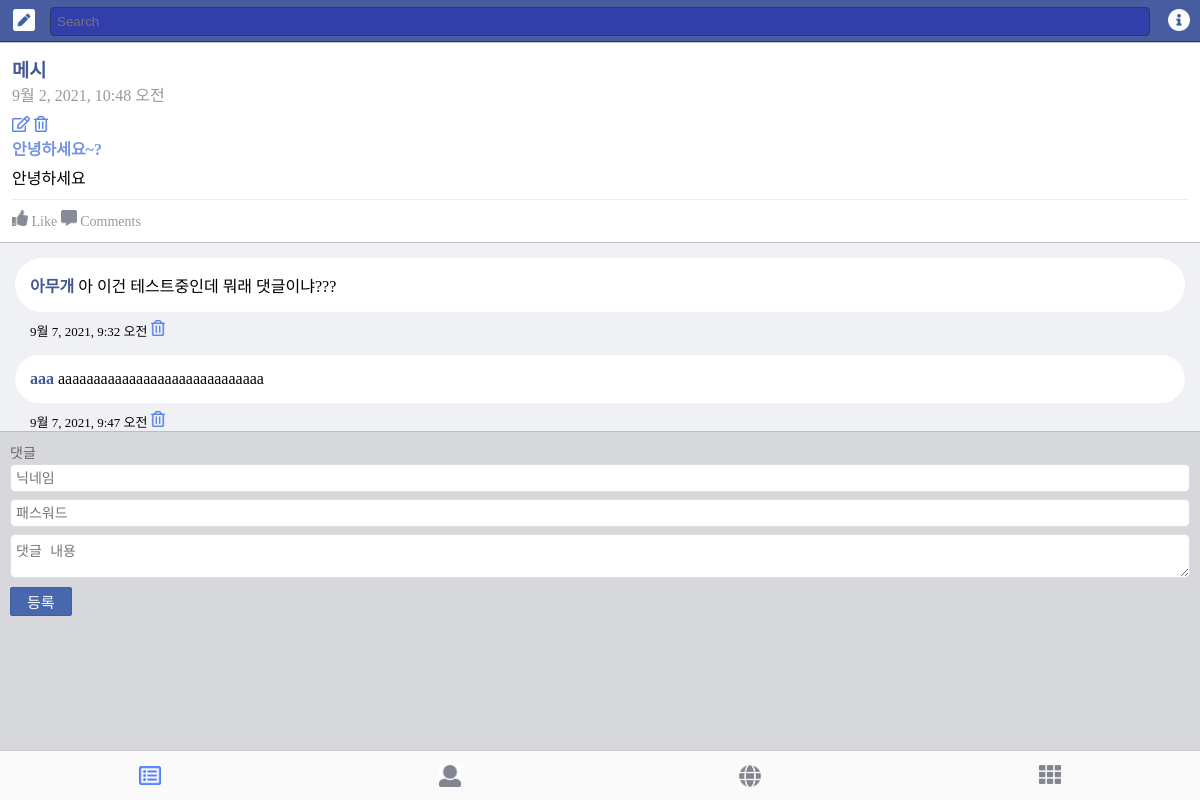
/feed/1/, run on the app's committed database.
### facebook/models.py (models this page shows, shortened)
class Article(models.Model):
    author = models.CharField(max_length=120)
    title = models.CharField(max_length=120)
    text = models.TextField()
    password = models.CharField(max_length=120)
    created_at = models.DateTimeField(auto_now_add=True)

class Comment(models.Model):
    article = models.ForeignKey(Article, on_delete=models.CASCADE, related_name='comments')
    author = models.CharField(max_length=120)
    text = models.TextField()
    password = models.CharField(max_length=120)
    created_at = models.DateTimeField(auto_now_add=True)

### facebook/views.py (the view, shortened to what this page needs)
# urls.py: path('feed/<pk>/', detail_feed),
def detail_feed(request, pk):
    article = Article.objects.get(pk=pk)
    return render(request, 'detail_feed.html', {'feed' : article})

### facebook/templates/detail_feed.html (shortened to what this page needs)
<!DOCTYPE html>
<html lang="ko">
<head>
</head>
<body>
    <div class="header">
        <div class="btn1"><a href="{% url 'new_feed' %}"><img src="/static/ic_pencil.jpg" width="22px" style="margin: 9px 0 0 13px;"></div></a>
        <div class="search">
            <input type="text" class="searchbar" placeholder="Search">
        </div>
        <div class="btn2"><img src="/static/ic_info.jpg" width="22px" style="margin: 9px 0 0 13px;"></div>
    </div>
    <div class="container">
        <div class="feed">
            <h3 class="name">{{ feed.author }}</h3>
            <div class="date">{{ feed.created_at }}</div>
            <div><a href="/feed/{{ feed.pk }}/edit"><img src="/static/ic_edit.png" height="16px"></a> <a href="/feed/{{ feed.pk }}/remove"><img src="/static/ic_delete.png" height="16px"></a></div>
            <span class="title">{{ feed.title }}</span>
            <p class="content">{{ feed.text }}</p>
            <div class="accessory">
                <img src="/static/ic_like.jpg" width="16px"> Like <span class="comments"><img src="/static/ic_comment.jpg" width="16px"> Comments</span>
            </div>
        </div>
        <div class="comment_list">
            {% for comment in feed.comments.all %}
            <div class="comment"><span class="name">{{ comment.author }}</span> {{ comment.text }}</div>
            <div class="comment__date">{{ comment.created_at }} <a href=""><img src="/static/ic_delete.png" height="16px"></a></div>
            {% endfor %}
        </div>
        <div class="form-wrapper">
            <span class="help">댓글</span>
            <form action="" method="POST">
                <input type="text" name="nickname" placeholder="닉네임"> <br>
                <input type="password" name="password" placeholder="패스워드"> <br>
                <textarea name="reply" placeholder="댓글 내용"></textarea>
                <button type="submit">등록</button>
            </form>
        </div>
    </div>
    <div class="footer">
        <div class="tab1"><img src="/static/ic_feed.jpg" width="22px" style="margin-top: 15px;"></div>
        <div class="tab2"><img src="/static/ic_person.jpg" width="22px" style="margin-top: 14px;"></div>
        <div class="tab3"><img src="/static/ic_globe.jpg" width="22px" style="margin-top: 14px;"></div>
        <div class="tab4"><img src="/static/ic_etc.jpg" width="22px" style="margin-top: 14px;"></div>
    </div>
</body>
</html>

### facebook/templates/detail_feed.html (style rules this page uses)
* { box-sizing: border-box; margin: 0; padding: 0; }
body { background-color: #d7d8dc; }
a { color: inherit; text-decoration: none; }
.header { background-color: #475d9f; color: #fff; border-bottom: 1px solid #2c3863; height: 42px; position: fixed; top: 0; left: 0; right: 0; }
.btn1 { position: absolute; left: 0px; }
.search { position: absolute; left: 50px; right: 50px; }
.searchbar { border: 1px solid #2c3863; background-color: #323fab; width: 100%; border-radius: 4px; padding: 6px; margin-top: 7px; color: #ffffff; }
.btn2 { position: absolute; right: 10px; }
.container { background-color: #d7d8dc; padding-bottom: 50px; padding-top: 42px; }
.footer { background-color: #fafafa; border-top: 1px solid #cccccc; height: 50px; position: fixed; bottom: 0; left: 0; right: 0; text-align: center; }
.tab1 { float: left; width: 25%; }
.tab2 { float: left; width: 25%; }
.tab3 { float: left; width: 25%; }
.tab4 { float: left; width: 25%; }
.date { color: #999; margin-bottom: 10px; }
.title { color: #6184dddd; font-weight: 600; }
.content { margin-top: 5px; }
.accessory { border-top: 1px solid #eee; padding-top: 10px; margin-top: 10px ; color: #999; font-size: 14px; }
.feed { background-color: #fff; border-top: 1px solid #c0c0c0; border-bottom: 1px solid #c0c0c0; padding: 12px; }
.comment_list { background-color: #f0f1f4; border-bottom: 1px solid #bcbdc3; padding-top: 0.1px; }
.comment { background-color: #fff; border-radius: 30px; margin: 15px; padding: 15px; margin-bottom: 0; }
.comment__date { margin: 0 15px; padding: 8px 15px; padding-bottom: 0px; font-size: 13px; }
.name { font-weight: bold; color: #445994; }
.form-wrapper { margin: 10px; }
.form-wrapper input, .form-wrapper textarea { border: 1px solid #ddd; width: 100%; padding: 5px; font-size: 14px; box-sizing: border-box; border-radius: 5px; margin-top: 2px; margin-bottom: 5px; }
button { border: 1px solid #405ea3; background-color: #4967ad; color: #fff; font-weight: 500; font-size: 15px; padding: 3px 16px; border-radius: 2px; }
.help { font-size: 14px; color: #666; }

### data on the page
Article: author "메시", created_at "9월 2, 2021, 10:48 오전", title "안녕하세요~?", text "안녕하세요"
Comment: author "아무개", text "아 이건 테스트중인데 뭐래 댓글이냐???", created_at "9월 7, 2021, 9:32 오전"
Comment: author "aaa", text "aaaaaaaaaaaaaaaaaaaaaaaaaaaaa", created_at "9월 7, 2021, 9:47 오전"
